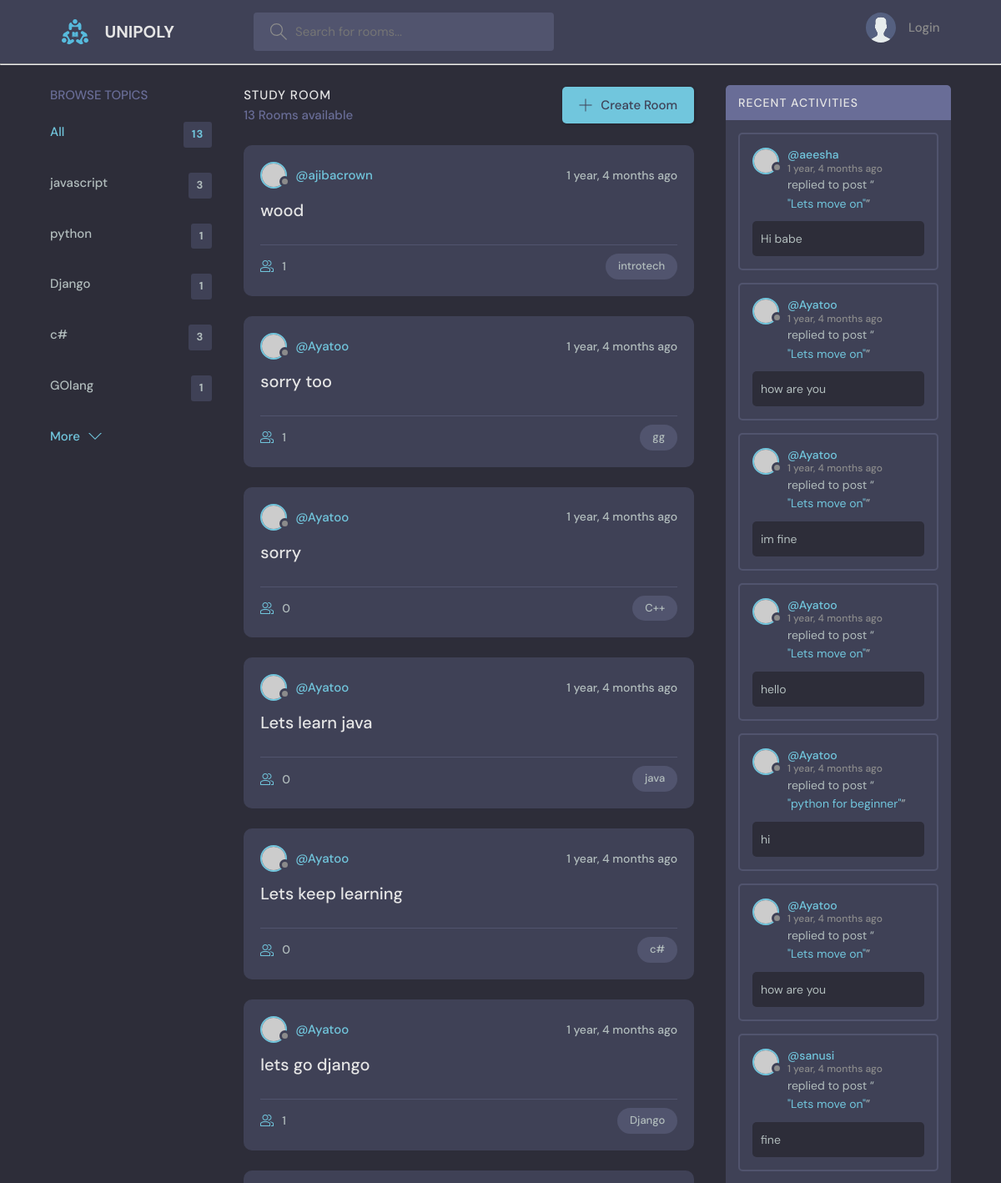
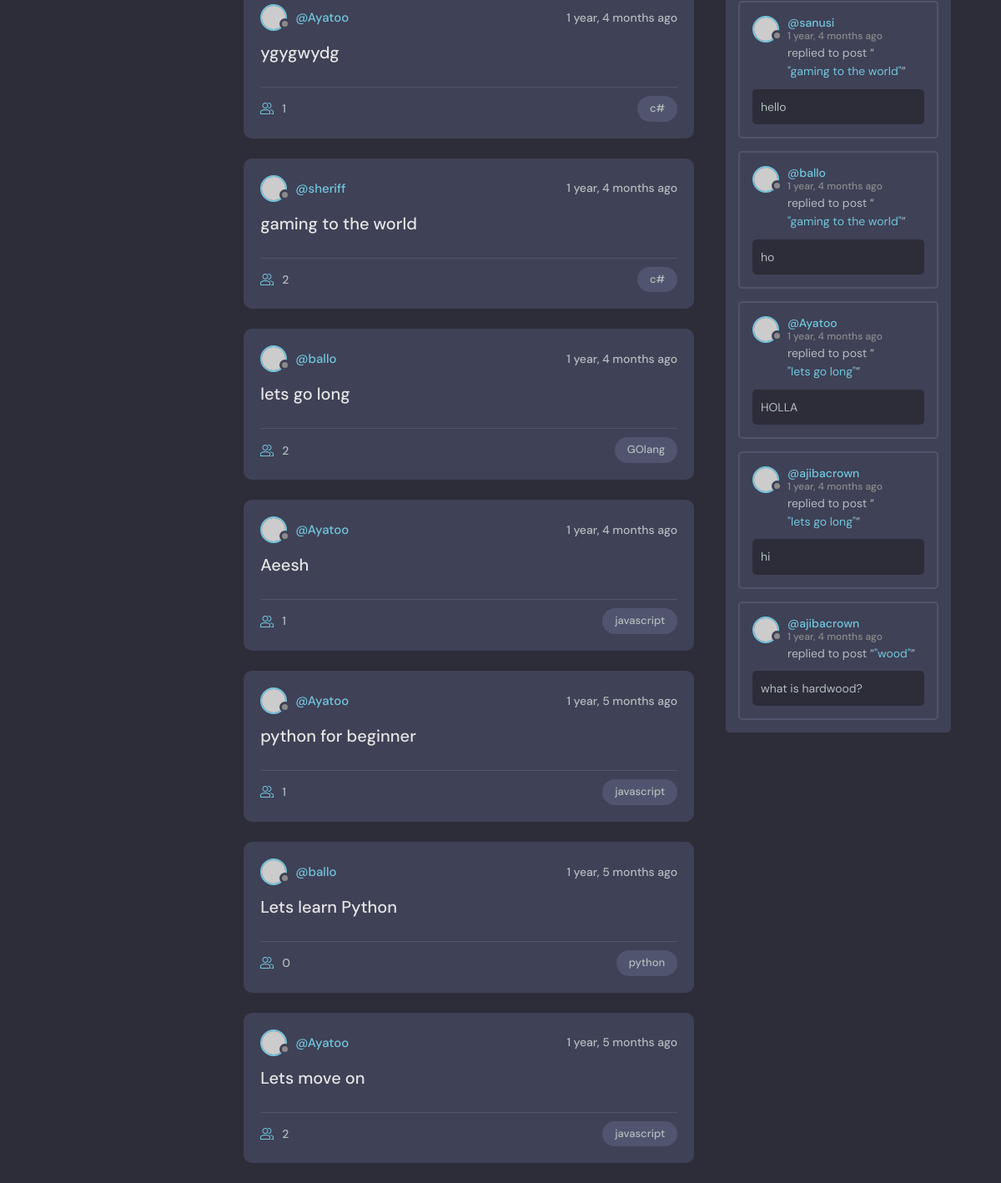
The app's page /, older data (2 pictures, top to bottom).
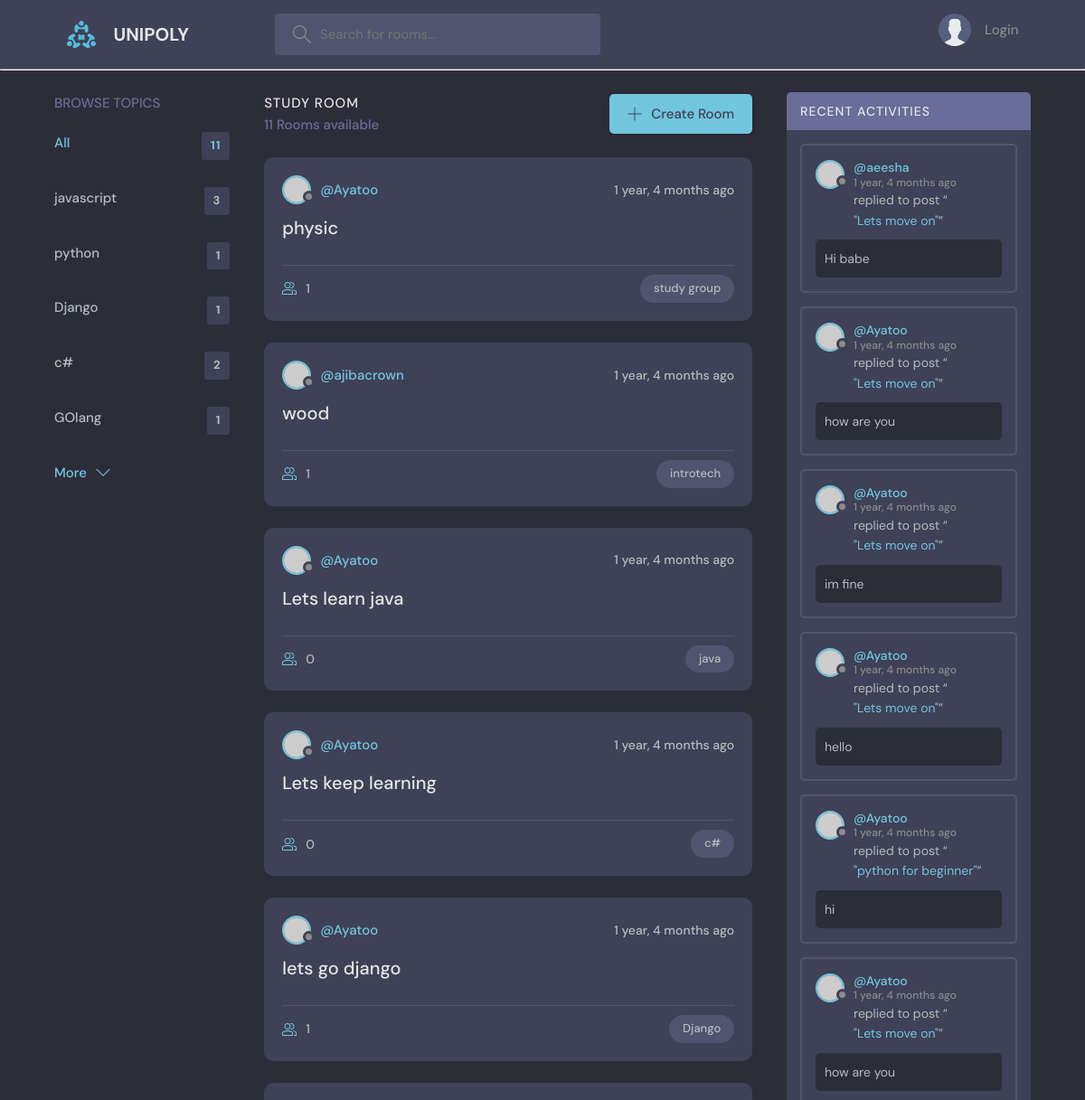
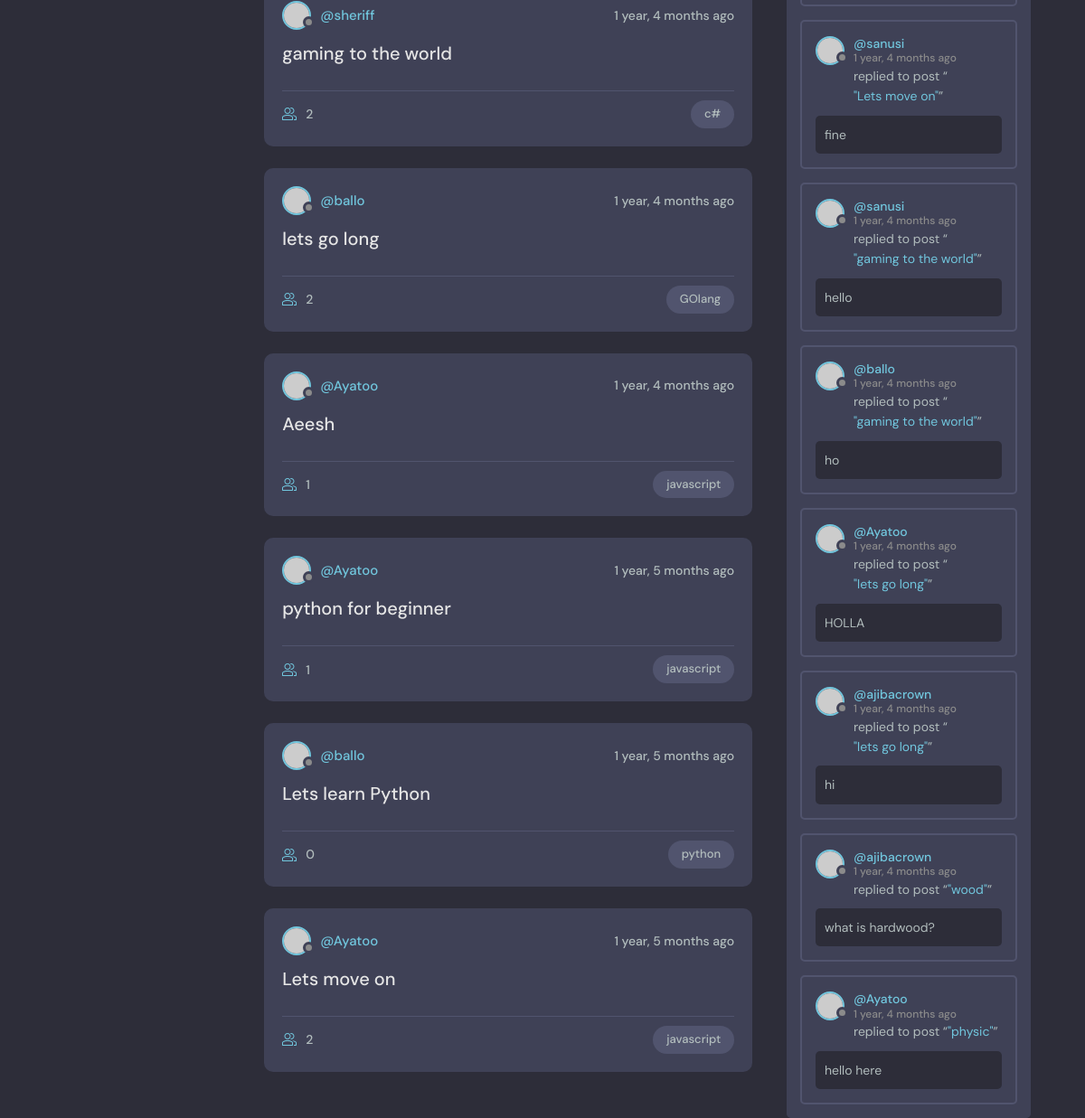
The same page, newer data (2 pictures, top to bottom).
### base/models.py (models this page shows, shortened)
class Topic(models.Model):
    name = models.CharField(max_length=200)
    def __str__(self):
        return self.name

class Room(models.Model):
    host = models.ForeignKey(User, on_delete=models.SET_NULL, null=True)
    participants = models.ManyToManyField(User, related_name='participants', blank=True)
    topic = models.ForeignKey(Topic, on_delete=models.SET_NULL, null=True)
    question = models.TextField(null=True, blank=True)
    answer = models.CharField(max_length=255, null=True, blank=True, default=' ')
    name = models.CharField(max_length=200)
    description = models.TextField(null=True, blank=True)
    updated = models.DateTimeField(auto_now=True)
    created = models.DateTimeField(auto_now_add=True)
    slug = models.SlugField(blank=True)
    class Meta:
        ordering = ["-updated", '-created']
    def __str__(self):
        return self.name

class Message(models.Model):
    user = models.ForeignKey(User, on_delete=models.CASCADE)
    room = models.ForeignKey(Room, on_delete=models.CASCADE)
    body = models.TextField(null=False)
    updated = models.DateTimeField(auto_now=True)
    created = models.DateTimeField(auto_now_add=True)
    class Meta:
        ordering = ["updated", 'created']
    def __str__(self):
        return self.body[0:50]

### base/views.py (the view)
# urls.py: path('', views.home, name = "home"),
def home(request):
    q = request.GET.get('q') if request.GET.get('q') != None else ''
    rooms = Room.objects.filter(Q(topic__name__icontains=q) |
            Q(name__icontains=q) |
            Q(description__icontains=q)
        )
    room_messages = Message.objects.all()
    room_count = rooms.count
    topics = Topic.objects.all()[0:5]
    context = {"rooms": rooms, 'topics': topics, 'room_count': room_count, "room_messages": room_messages}
    return render(request, 'base/home.html', context)

### base/templates/base/home.html (shortened to what this page needs)
{% extends 'main.html' %}
{% block content %}
    <main class="layout layout--3">
      <div class="container">
        {% include "base/topics.html" %}
        <div class="roomList">
          <div class="roomList__header">
            <div>
              <h2>Study Room</h2>
              <p>{{room_count}} Rooms available</p>
            </div>
            <a class="btn btn--main" href="{% url 'createroom'%}">
              <svg version="1.1" xmlns="http://www.w3.org/2000/svg" width="32" height="32" viewBox="0 0 32 32">
                <title>add</title>
                <path
                  d="M16.943 0.943h-1.885v14.115h-14.115v1.885h14.115v14.115h1.885v-14.115h14.115v-1.885h-14.115v-14.115z"
                ></path>
              </svg>
              Create Room
            </a>
          </div>
          {% include "base/feed.html" %}
        </div>
        <div class="activities">
          {% include "base/recent_activity.html" %}
        </div>
      </div>
    </main>
    {% endblock %}

### base/templates/base/topics.html
<div class="topics">
    <div class="topics__header">
      <h2>Browse Topics</h2>
    </div>
    <ul class="topics__list">
      <li>
        <a href="{% url 'home' %}" class="active">All <span>{{rooms.count}}</span></a>
      </li>
      {% for topic in topics%}
      <li>
        <a href="{% url 'home' %}?q={{topic.name}}">{{topic.name}} <span>{{topic.room_set.all.count}}</span></a>
      </li>
      {% endfor %}
    </ul>
    <a class="btn btn--link" href="{% url 'topics' %}">
      More
      <svg version="1.1" xmlns="http://www.w3.org/2000/svg" width="32" height="32" viewBox="0 0 32 32">
        <title>chevron-down</title>
        <path d="M16 21l-13-13h-3l16 16 16-16h-3l-13 13z"></path>
      </svg>
    </a>
  </div>

### base/templates/base/feed.html (shortened to what this page needs)
{% for room in rooms %}
<div class="roomListRoom">
    <div class="roomListRoom__header">
      <a href="{% url 'userprofile' room.host.id %}" class="roomListRoom__author">
        <div class="avatar avatar--small">
          <img src="https://randomuser.me/api/portraits/women/11.jpg" />
        </div>
        <span>@{{room.host.username}}</span>
      </a>
      <div class="roomListRoom__actions">
        <span>{{room.created|timesince}} ago</span>
      </div>
    </div>
    <div class="roomListRoom__content">
      <a href="{% url 'room' room.id %}">{{room.name}}</a>
    </div>
    <div class="roomListRoom__meta">
      <a href="{% url 'room' room.id %}" class="roomListRoom__joined">
        {{room.participants.all.count}}
      </a>
      <p class="roomListRoom__topic">{{room.topic}}</p>
    </div>
  </div>
  {% endfor %}

### base/templates/base/recent_activity.html (shortened to what this page needs)
<div class="activities">
    <div class="activities__header">
      <h2>Recent Activities</h2>
    </div>
 {% for message in room_messages %}
    <div class="activities__box">
      <div class="activities__boxHeader roomListRoom__header">
        <a href="{% url 'userprofile' message.user.id %}" class="roomListRoom__author">
          <div class="avatar avatar--small">
            <img src="https://randomuser.me/api/portraits/women/11.jpg" />
          </div>
          <p>
            @{{message.user.username}}
            <span>{{message.created|timesince}} ago</span>
          </p>
        </a>
    </div>
      <div class="activities__boxContent">
        <p>replied to post “<a href="{% url 'room' message.room.id %}">"{{message.room}}"</a>”</p>
        <div class="activities__boxRoomContent">
          {{message}}
        </div>
      </div>
    </div>
{%endfor%}
  </div>

Row changes from the older to the newer data that the page shows:
removed Room: host.username "Ayatoo", created "1 year, 4 months", name "sorry too", participants.all.count "1", topic "gg"
removed Room: host.username "Ayatoo", created "1 year, 4 months", name "sorry", participants.all.count "0", topic "C++"
removed Room: host.username "Ayatoo", created "1 year, 4 months", name "ygygwydg", participants.all.count "1", topic "c#"
computed for Topic (number 4 of 5 on the later page): room_set.all.count "3" → "2"
added Room: host.username "Ayatoo", created "1 year, 4 months", name "physic", participants.all.count "1", topic "study group"
added Message: user.username "Ayatoo", created "1 year, 4 months", room "physic", body "hello here"
Text that changed along with them:
{{ rooms.count }}: "13" → "11"
{{ room_count }}: "13" → "11"
